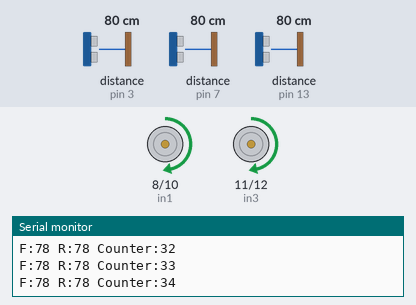
A sketch run on a simulated Arduino Uno, built with avr-gcc and run on an emulated ATmega328P. Shown: motor-driver pin pairs drawn as motors (green arrow = first pin HIGH = forward, orange = second pin HIGH = backward, longer = more drive, scaled by the enable pin), the last lines printed to the serial monitor. Wiring (inferred from the names in the program): 2 × ultrasonic range finder: trigger pin 2, echo pin 3 / trigger pin 4, echo pin 13. Inputs (shaded band) come from the test bench; at power-on: distance to the obstacle (sensors on pin 3, pin 13, pin 7) 80 cm. The echo pulse lasts 58.3 µs per cm.

Above: at 1.2 s.
1.3 s: distance to the obstacle (sensor on pin 3) set to 8 cm
2.8 s: distance to the obstacle (sensor on pin 3) set to 5 cm
At 3.3 s:
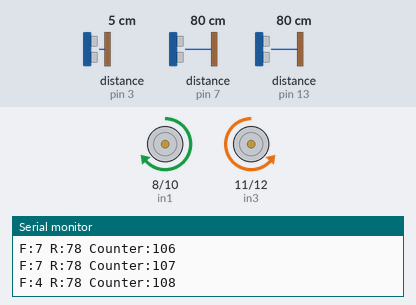
5.8 s: distance to the obstacle (sensor on pin 13) set to 84 cm
At 6.5 s:
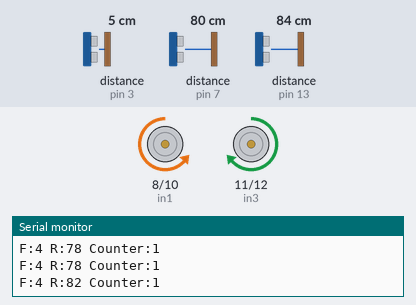
8.8 s: distance to the obstacle (sensor on pin 13) set to 2 cm
11.8 s: distance to the obstacle (sensor on pin 3) set to 18 cm
At 12.8 s:
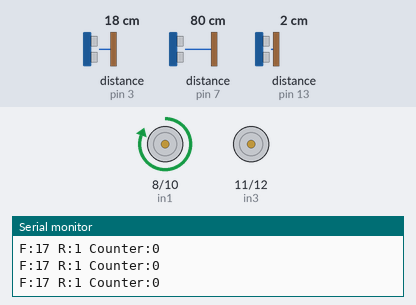
13.8 s: distance to the obstacle (sensor on pin 13) set to 4 cm
At 15.2 s:
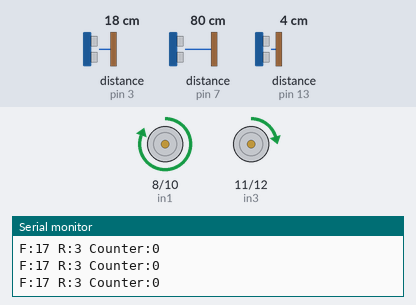
Timing chart, 0 to 16.3 s (numbered marks = the images above; inputs shaded):
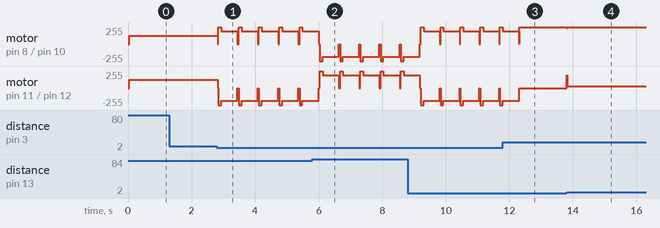

The sketch:

maze_solver.ino
```cpp
// ===== MAIN CONFIGURATION & STATE MACHINE =====

// ===== SENSORS PINS =====
const int trigF = 2;  const int echoF = 3;
const int trigR = 4;  const int echoR = 13;
const int trigL = 6;  const int echoL = 7;

// ===== MOTOR DRIVER PINS =====
const int enA = 9;   const int in1 = 8;   const int in2 = 10;
const int enB = 5;   const int in3 = 11;  const int in4 = 12;

// ===== SPEED / CONTROL TUNING =====
int baseSpeed   = 145;
int searchSpeed = 125;
int targetDist = 7;
float Kp = 30.0;
float Kd = 15.0;

int frontLimit = 5;
int openThreshold = 22;
int wallPresentDist = 18;
int wallLostDist    = 24;

// ===== TURN TIMINGS =====
const unsigned long TURN_KICK_MS   = 90;
const unsigned long RIGHT_TURN_MS   = 600;
const unsigned long LEFT_TURN_MS    = 600;
const unsigned long UTURN_MS        = 1220;
const int TURN_PWM_FAST = 255;
const int TURN_PWM_SLOW = 190;

// ===== STATE MANAGEMENT =====
enum Mode { MODE_FOLLOW, MODE_TURN };
enum TurnKind { TURN_NONE, TURN_RIGHT_KIND, TURN_LEFT_KIND, TURN_UTURN_KIND };

Mode mode = MODE_FOLLOW;
TurnKind currentTurn = TURN_NONE;

unsigned long turnStart = 0;
unsigned long turnDuration = 0;
bool rightWallSeen = false;
int lastError = 0;
int rightOpenCounter = 0;

void setup() {
  Serial.begin(115200);

  pinMode(trigF, OUTPUT); pinMode(echoF, INPUT);
  pinMode(trigR, OUTPUT); pinMode(echoR, INPUT);
  pinMode(trigL, OUTPUT); pinMode(echoL, INPUT);

  pinMode(enA, OUTPUT); pinMode(enB, OUTPUT);
  pinMode(in1, OUTPUT); pinMode(in2, OUTPUT);
  pinMode(in3, OUTPUT); pinMode(in4, OUTPUT);

  stopRobot();
}

void loop() {
  if (mode == MODE_TURN) {
    updateTurn();
    return;
  }

  int f = getFiltered(trigF, echoF);
  int r = getFiltered(trigR, echoR);

  if (r <= wallPresentDist) rightWallSeen = true;
  else if (r >= wallLostDist) rightWallSeen = false;

  if (r >= openThreshold) {
    rightOpenCounter++;
  } else {
    rightOpenCounter = 0;
  }

  Serial.print("F:"); Serial.print(f);
  Serial.print(" R:"); Serial.print(r);
  Serial.print(" Counter:"); Serial.println(rightOpenCounter);

  if (f <= frontLimit) {
    stopRobot();
    int l = getFiltered(trigL, echoL);

    if (r >= openThreshold && r >= l) {
      startTurn(TURN_RIGHT_KIND, RIGHT_TURN_MS);
      return;
    }
    if (l >= openThreshold) {
      startTurn(TURN_LEFT_KIND, LEFT_TURN_MS);
      return;
    }
    startTurn(TURN_UTURN_KIND, UTURN_MS);
    return;
  }

  if (rightWallSeen && rightOpenCounter >= 2 && f < 15 && f > frontLimit) {
    startTurn(TURN_RIGHT_KIND, RIGHT_TURN_MS);
    return;
  }

  if (rightWallSeen) {
    followRightWall(r);
  } else {
    moveRobot(searchSpeed, searchSpeed);
  }
}
```

Drive.ino
```cpp
// ===== MOTION & DRIVE MODULE =====

// دالة تحريك الروبوت للأمام بسرعات مختلفة للمحركين
void moveRobot(int sR, int sL) {
  digitalWrite(in1, HIGH); digitalWrite(in2, LOW);
  digitalWrite(in3, HIGH); digitalWrite(in4, LOW);

  analogWrite(enA, constrain(sR, 0, 255));
  analogWrite(enB, constrain(sL, 0, 255));
}

// دالة إيقاف الروبوت تماماً
void stopRobot() {
  analogWrite(enA, 0);
  analogWrite(enB, 0);
}

// دالة تحديد اتجاه الدوران ومستوى الطاقة (PWM) للمحركات
void driveTurn(TurnKind kind, int pwm) {
  if (kind == TURN_RIGHT_KIND || kind == TURN_UTURN_KIND) {
    digitalWrite(in1, LOW);  digitalWrite(in2, HIGH);
    digitalWrite(in3, HIGH); digitalWrite(in4, LOW);
  } else {
    digitalWrite(in1, HIGH); digitalWrite(in2, LOW);
    digitalWrite(in3, LOW);  digitalWrite(in4, HIGH);
  }

  analogWrite(enA, pwm);
  analogWrite(enB, pwm);
}
```

Navigation.ino
```cpp
// ===== NAVIGATION & CONTROL LOOP MODULE =====

// تطبيق خوارزمية PD للتحكم في ثبات الروبوت بجانب الحائط الأيمن
void followRightWall(int r) {
  int error = targetDist - r;
  int dError = error - lastError;

  float adjust = (Kp * error) + (Kd * dError);

  int rightSpeed = (int)(baseSpeed + adjust);
  int leftSpeed  = (int)(baseSpeed - adjust);

  rightSpeed = constrain(rightSpeed, 0, 255);
  leftSpeed  = constrain(leftSpeed, 0, 255);

  moveRobot(rightSpeed, leftSpeed);

  lastError = error;
}

// دالة بدء الدوران وتحديد نوعه والوقت المطلوب
void startTurn(TurnKind kind, unsigned long duration) {
  currentTurn = kind;
  turnDuration = duration;
  turnStart = millis();
  mode = MODE_TURN;

  driveTurn(kind, TURN_PWM_FAST);
}

// دالة تحديث حالة الدوران بناءً على الوقت المنقضي (Non-blocking)
void updateTurn() {
  unsigned long elapsed = millis() - turnStart;

  if (elapsed >= turnDuration) {
    stopRobot();
    mode = MODE_FOLLOW;
    currentTurn = TURN_NONE;
    lastError = 0;
    rightOpenCounter = 0;
    return;
  }

  int pwm = (elapsed < TURN_KICK_MS) ? TURN_PWM_FAST : TURN_PWM_SLOW;
  driveTurn(currentTurn, pwm);
}
```

Sensors.ino
```cpp
// ===== SENSORS & SIGNAL PROCESSING MODULE =====

// دالة قراءة الحساس الأساسية لحساب المسافة بالـ cm
int getDistance(int trig, int echoPin) {
  digitalWrite(trig, LOW);
  delayMicroseconds(2);
  digitalWrite(trig, HIGH);
  delayMicroseconds(10);
  digitalWrite(trig, LOW);

  unsigned long duration = pulseIn(echoPin, HIGH, 25000UL);
  if (duration == 0) return 100;

  int dist = (int)(duration * 0.034 / 2.0);

  if (dist <= 0 || dist > 400) return 100;
  return dist;
}

// دالة الفلترة: تأخذ 3 قراءات وترتبهم وتختار القراءة الوسطى (Median)
int getFiltered(int trig, int echoPin) {
  int a = getDistance(trig, echoPin);
  delayMicroseconds(700);
  int b = getDistance(trig, echoPin);
  delayMicroseconds(700);
  int c = getDistance(trig, echoPin);

  if (a > b) swapInt(a, b);
  if (b > c) swapInt(b, c);
  if (a > b) swapInt(a, b);

  return b;
}

// دالة مساعدة لتبديل القيم أثناء الترتيب
void swapInt(int &x, int &y) {
  int t = x;
  x = y;
  y = t;
}
```

Measured:
- the behaviour switches between 7 and 6 cm on distance to the obstacle (sensor on pin 3) (found by bisection; images 0 and 1)
- the behaviour switches between 80 and 81 cm on distance to the obstacle (sensor on pin 13) (found by bisection; images 1 and 2)
- after the input at 2.8 s, motor on pin 8 (in1) / pin 10 (in2): forward 125/255 → stopped at once, then repeats every 0.64 s: forward 255/255 0.09 s, forward 190/255 0.51 s, stopped 0.04 s; motor on pin 11 (in3) / pin 12 (in4): forward 125/255 → stopped at once, then repeats every 0.64 s: backward 255/255 0.09 s, backward 190/255 0.51 s, stopped 0.04 s
- after the input at 11.8 s, motor on pin 8 (in1) / pin 10 (in2): goes on until 12.3 s, then stays forward 255/255; motor on pin 11 (in3) / pin 12 (in4): goes on until 12.3 s, then stays stopped
- after the input at 13.8 s, motor on pin 8 (in1) / pin 10 (in2): forward 255/255 → forward 235/255 at once, → forward 255/255 0.01 s later; motor on pin 11 (in3) / pin 12 (in4): stopped → forward 25/255 at once
